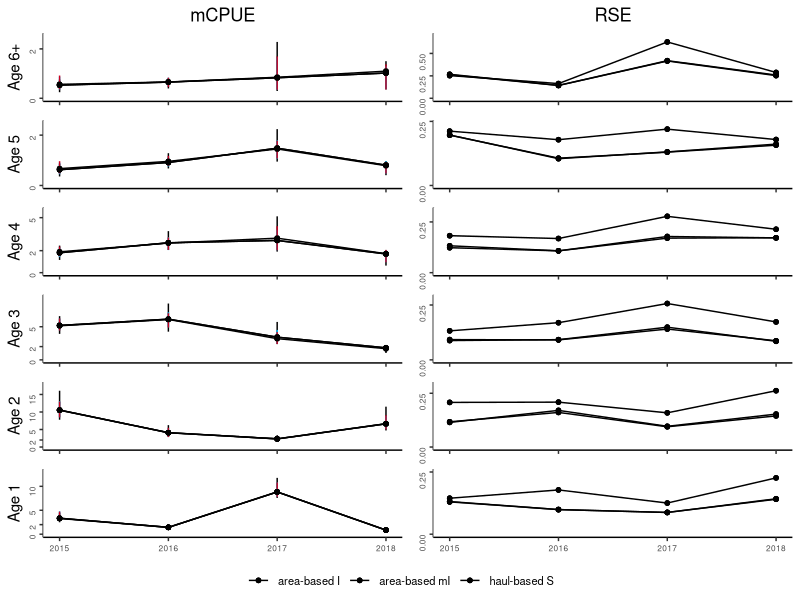
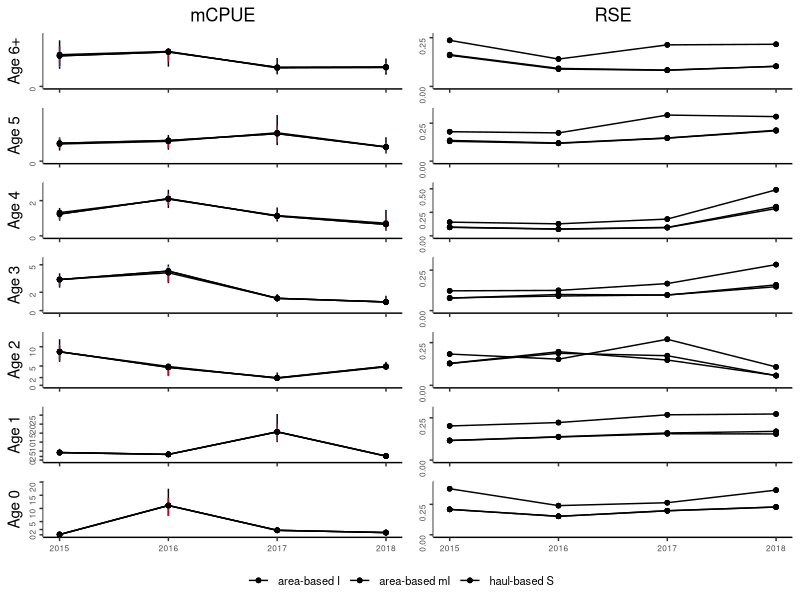
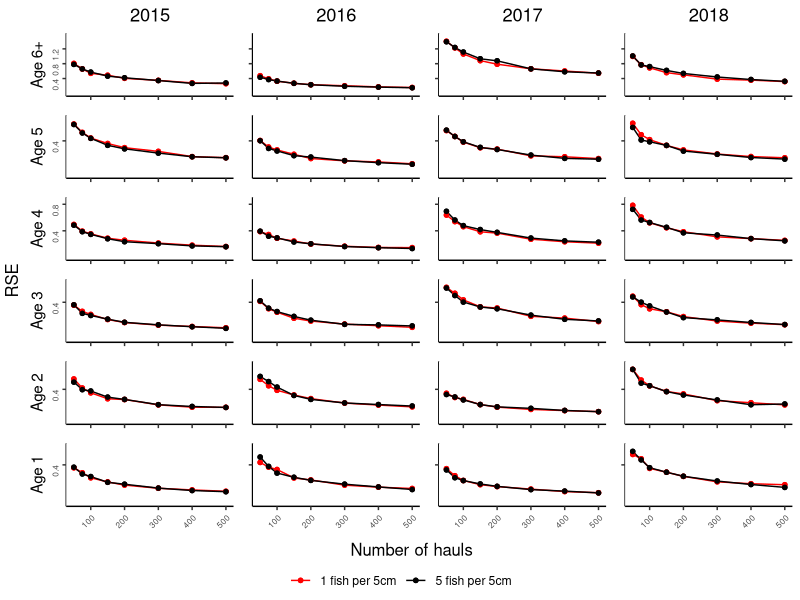
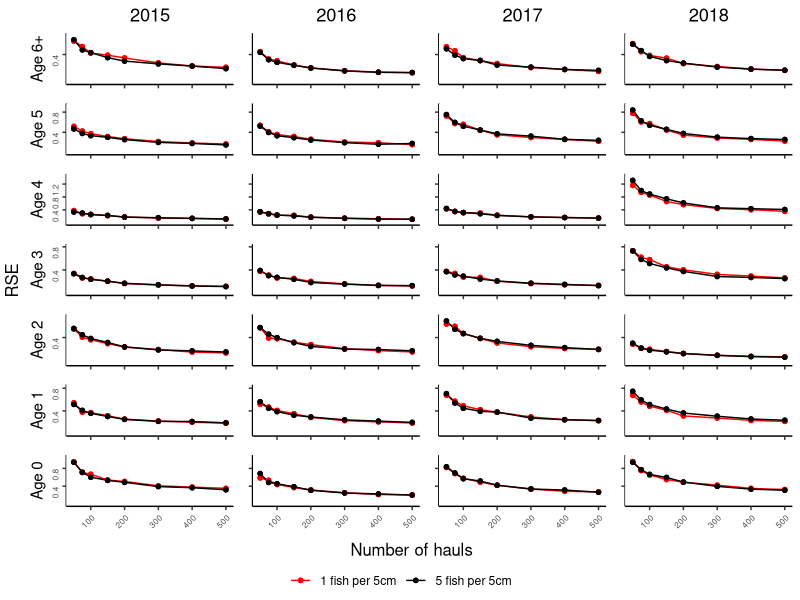
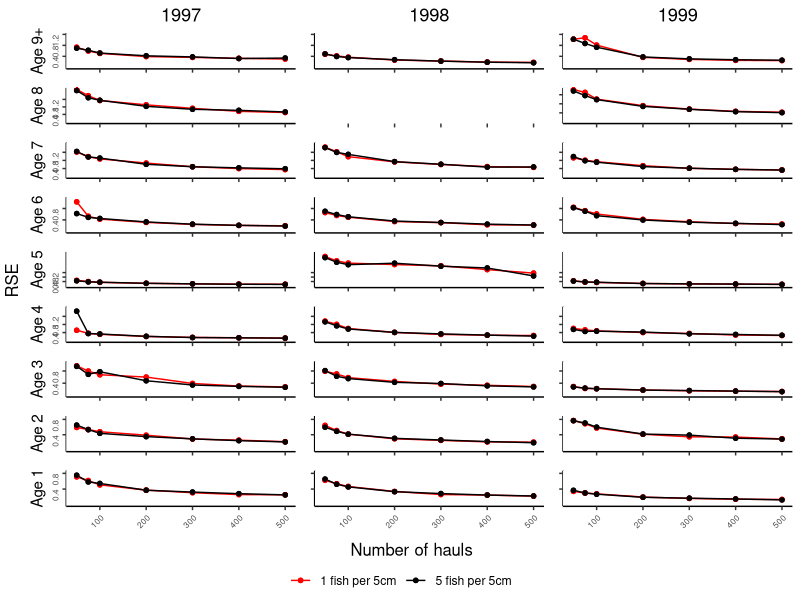
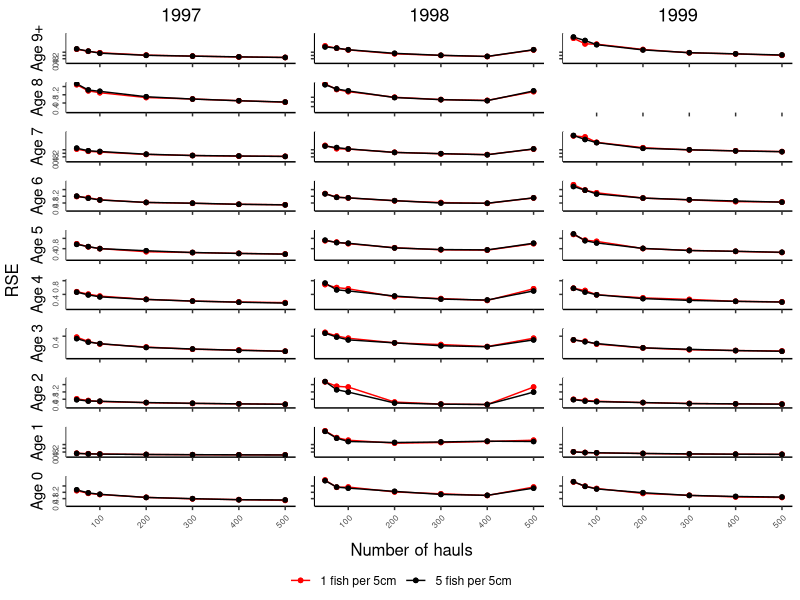

Generate these figures, in order, with R:
#
# Example of tabulated plot inspired by Gerritsen et al. 2006
#

library(ggplot2)
library(grid)
library(gridExtra)
library(egg)

#' @noRd
makeColorMap <- function(columns, color){
  colors <- as.list(rep(color, length(columns)))
  names(colors) <- columns
  return(colors)
}

#' @noRd
panelPlotOverlay <- function(plotData, columnGroups, xVariable, yVariable, yVariableUpper, yVariableLower, xlimrow, ylimcol, showX=F, showY=F, ylabel="", basetheme=NULL, titletext="", pointcol=NULL, linecol=NULL, errorcol=NULL, tickmarks=NULL){

  panelplot <- ggplot(plotData, aes_string(x=xVariable, y=yVariable)) + xlim(xlimrow) + ylab(ylabel) + ylim(ylimcol)

  cols <- unique(plotData[,columnGroups])
  for (col in cols){
    colData <- plotData[plotData[,columnGroups] == col,]
    if (!is.null(yVariableUpper) & !is.null(yVariableLower)){
      panelplot <- panelplot + geom_linerange(data=colData, aes_string(ymin=yVariableLower, ymax=yVariableUpper), color=errorcol[[col]])
    }
    #points and lines
    if (nrow(colData) == 0){
      panelplot <- panelplot + geom_blank()
    }
    else{
      panelplot <- panelplot + geom_line(data=colData, aes_string(color=columnGroups)) + scale_color_manual(values = unlist(linecol)) + geom_point(shape=20, size=2, aes_string(color=columnGroups)) + scale_color_manual(values = unlist(pointcol))
    }

    if (!is.null(title) & col == cols[1]){
      panelplot <- panelplot + ggtitle(titletext)
    }

  }

  panelplot <- panelplot + basetheme()
  panelplot <- panelplot + theme(panel.grid.minor = element_blank(), panel.grid.major = element_blank())
  if (!is.null(tickmarks)){
    panelplot <- panelplot + scale_y_continuous(breaks=tickmarks, limits = ylimcol)
  }
  if (!showX){
    panelplot <- panelplot + theme(axis.title.x = element_blank(), axis.text.x=element_blank())
  }
  else{
    panelplot <- panelplot + theme(axis.title.x = element_blank())
  }

  if (!showY){
    panelplot <- panelplot + theme(axis.title.y = element_blank(), axis.text.y=element_blank())
  }

  return(panelplot)
}


#' Table plot
#' @description
#'  makes a tabulated plot of estimates grouped by two covariates, one for columns, one for rows. axes of all plots are the same variables.
#' @details
#' @param data data.table() with data, must contain columns identified by parameters 'columnGroups', 'rowGroups', 'xVariable' and 'yVariable'
#' @param columnGroups character() identifies column in data that identifies the grouping used for columns in the plot
#' @param rowGRoups character() identifies column in data that identifies the grouping used for rows in the plot
#' @param xVariable character() identifies column in data containting variable to be used for x-axis
#' @param yVariable character() identifies column in data containing variable to be used for y-axis
#' @param overlayGroups character() identifies column in data specifying the groups to be overlayed
#' @param ylab character(), optional, label for y-axis, if not provided 'yVariable' will be used.
#' @param ymin numeric(), optional, lower bounds of y axis, if not NULL y axis will be adopted to data for each column
#' @param ymax numeric(), optional, upper bounds of y axis, if not provided y axis will be adopted to data for each column
#' @param xlim vector, optional, lower and upper bounds of x axis, if not provided y axis will be adapted to data for each row
#' @param pointcol character() or named list mapping the values in data[,columnGroups] to colors, color of points in plots
#' @param linecol character() or named list mapping the values in data[,columnGroups] to colors color of connecting lines in plots
#' @param errorcol character() or named list mapping the values in data[,columnGroups] to colors color of error bars
#' @param tickmarks numeric() specifies tickmarks for y-axis
#' @param basetheme ggplot2 - theme function to use for plotting. Default adjusts y-axis label alignments to account for variable width of tick-labels.
#' @param reverseX logical() whether to reverse X axes
#' @param hLineCol character() specify any column that should be used for horisontal reference lines
stackedPanelsOverlay <- function(data, columnGroups, rowGroups, xVariable, yVariable, overlayGroups, ylab=NULL, xlab=NULL, xlim=NULL, ymin=0, ymax=NULL, pointcol="black", linecol="#cb181d", errorcol="#cb181d", tickmarks=NULL, basetheme=function(x){ggplot2::theme_classic() + theme(plot.title = element_text(hjust = 0.5), axis.text.y = element_text(angle = 90, hjust = 1, size=6))}, reverseX=F, hLineCol=NULL){

  if(is.numeric(columnGroups) | is.numeric(rowGroups)){
    stop("ColumnGroups and rowGroups can not be numeric variables. Covert with as.character()")
  }

  if (!all(c(columnGroups, rowGroups, xVariable, yVariable) %in% names(data))){
    stop("Some arguments (columnGroups, rowGroups, xVariable, yVariable) not found in data.")
  }

  if (any(is.na(data[,c(columnGroups, rowGroups, xVariable)]))){
    stop("NAs in grouping variables or x variable")
  }

  if (is.null(ylab)){
    ylab <- yVariable
  }

  if (is.null(xlab)){
    xlab <- xVariable
  }

  rows <- sort(unique(unlist(data[,rowGroups])), decreasing = T)
  cols <- sort(unique(unlist(data[,columnGroups])))
  og <- sort(unique(unlist(data[,overlayGroups])))
  if (is.character(linecol)){
    linecol <- makeColorMap(og, linecol)
  }
  if (is.character(pointcol)){
    pointcol <- makeColorMap(og, pointcol)
  }
  if (is.character(errorcol)){
    errorcol <- makeColorMap(og, errorcol)
  }

  panels <- list()
  for (row in rows){

    #determine ylims if necessary
    minvar <- yVariable
    miny <- ymin
    if (is.null(miny)){
      miny <- min(data[data[,rowGroups] == row,minvar])
      miny <- miny - abs(miny) * .1
    }

    maxvar <- yVariable
    maxy <- ymax
    if (is.null(maxy)){
      maxy <- max(data[data[,rowGroups] == row,maxvar])
      maxy <- maxy + abs(maxy) * .1
    }
    ylimcol <- c(miny, maxy)

    for (col in cols){
      xlimrow <- xlim
      if (is.null(xlimrow)){
        xlimrow <- c(min(data[data[,columnGroups] == col,xVariable]), max(data[data[,columnGroups] == col,xVariable]))
      }

      title <- NULL
      if (row == rows[1]){
        title = col
      }

      plotdata <- data[data[,columnGroups] == col & data[,rowGroups] == row,]

      referenceline <- NULL
      if (!is.null(hLineCol)){
        stopifnot(length(unique(unlist(plotdata[,hLineCol])))==1)
        referenceline <- unlist(plotdata[,hLineCol])[1]
      }

      panel <- panelPlotOverlay(plotdata, overlayGroups, xVariable, yVariable, yVariableUpper=NULL, yVariableLower=NULL, xlimrow, ylimcol, showX=(row == rows[length(rows)]), showY=(col == cols[1]), ylabel=row, basetheme=basetheme, title=title, pointcol=pointcol, linecol=linecol, errorcol=errorcol, tickmarks=tickmarks)
      panel <- panel + theme(legend.position="none")
      panels[[paste(row, col, sep="/")]] <- panel

    }
  }

  g <- ggplotGrob(panels[[1]] + theme(legend.position="bottom", legend.title = element_blank()))$grobs
  legend <- g[[which(sapply(g, function(x) x$name) == "guide-box")]]
  lheight <- sum(legend$height)
  grid.arrange(
    ggarrange(
      plots=panels,
      nrow=length(rows),
      left=ylab,
      bottom=xlab,draw=F
    ),
    legend,
    ncol = 1,
    heights = unit.c(unit(1, "npc") - lheight, lheight))
}

#' Makes Two column plot-table
#' Same x-axis, and row-categories, but two different y-axis for the different groups.
#' values for each of the column groups are plotted on top of each other in the column to the right for yvariable1
#' values for each of the column groups are plotted on top of each other in the column to the left for yvariable2
overlayedColumnPlot <- function(data, columnGroups, rowGroups, xVariable, yVariable1, yVariable2, yVariable1Lower=NULL, yVariable1Upper=NULL, yVariable2Lower=NULL, yVariable2Upper=NULL, ylab1=NULL, ylab2=NULL, xlab=NULL, xlim=NULL, ymin1=0, ymin2=0, ymax1=NULL, ymax2=NULL, pointcol="black", linecol="#cb181d", errorcol="#cb181d", tickmarksY1=NULL, tickmarksY2=NULL, basetheme=function(x){ggplot2::theme_classic() + theme(plot.title = element_text(hjust = 0.5), axis.text.y = element_text(angle = 90, hjust = 1, size=6), axis.text.x=element_text(size=6), legend.text = element_text(size=8))}){
  if(is.numeric(columnGroups) | is.numeric(rowGroups)){
    stop("ColumnGroups and rowGroups can not be numeric variables. Covert with as.character()")
  }

  if (!all(c(columnGroups, rowGroups, xVariable, yVariable1, yVariable2) %in% names(data))){
    stop("Some arguments (columnGroups, rowGroups, xVariable, yVariable1, yvaraible2) not found in data.")
  }

  if (any(is.na(data[,c(columnGroups, rowGroups, xVariable)]))){
    stop("NAs in grouping variables or x variable")
  }

  if (is.null(yVariable1Upper) + is.null(yVariable1Lower) == 1){
    stop("Provide either both yVariableUpper and yVariableLower, or neither of them")
  }
  if (is.null(yVariable2Upper) + is.null(yVariable2Lower) == 1){
    stop("Provide either both yVariableUpper and yVariableLower, or neither of them")
  }

  if (is.null(ylab1)){
    ylab1 <- yVariable1
  }
  if (is.null(ylab2)){
    ylab2 <- yVariable2
  }

  if (is.null(xlab)){
    xlabel <- xVariable
  }
  else{
    xlabel <- xlab
  }

  rows <- sort(unique(unlist(data[,rowGroups])), decreasing = T)
  cols <- sort(unique(unlist(data[,columnGroups])))

  if (is.character(linecol)){
    linecol <- makeColorMap(cols, linecol)
  }
  if (is.character(pointcol)){
    pointcol <- makeColorMap(cols, pointcol)
  }
  if (is.character(errorcol)){
    errorcol <- makeColorMap(cols, errorcol)
  }

  panels <- list()
  for (row in rows){

    #determine ylims for yVariable1 if necessary
    minvar1 <- yVariable1
    if (!is.null(yVariable1Lower)){
      minvar1 <- yVariable1Lower
    }
    miny1 <- ymin1
    if (is.null(miny1)){
      miny1 <- min(data[data[,rowGroups] == row,minvar1])
      miny1 <- miny1 - abs(miny1) * .1
    }

    maxvar1 <- yVariable1
    if (!is.null(yVariable1Upper)){
      maxvar1 <- yVariable1Upper
    }
    maxy1 <- ymax1
    if (is.null(maxy1)){
      maxy1 <- max(data[data[,rowGroups] == row,maxvar1])
      maxy1 <- maxy1 + abs(maxy1) * .1
    }
    ylim1col <- c(miny1, maxy1)


    #determine ylims for yVariable2 if necessary
    minvar2 <- yVariable2
    if (!is.null(yVariable2Lower)){
      minvar2 <- yVariable2Lower
    }
    miny2 <- ymin2
    if (is.null(miny2)){
      miny2 <- min(data[data[,rowGroups] == row,minvar2])
      miny2 <- miny2 - abs(miny2) * .1
    }

    maxvar2 <- yVariable2
    if (!is.null(yVariable2Upper)){
      maxvar2 <- yVariable2Upper
    }
    maxy2 <- ymax2
    if (is.null(maxy2)){
      maxy2 <- max(data[data[,rowGroups] == row,maxvar2])
      maxy2 <- maxy2 + abs(maxy2) * .1
    }
    ylim2col <- c(miny2, maxy2)

    #get x-axis and title params
    xlimrow <- xlim
    if (is.null(xlimrow)){
      xlimrow <- c(min(data[,xVariable]), max(data[,xVariable]))
    }

    title1 <- NULL
    if (row == rows[1]){
      title1 = yVariable1
    }
    title2 <- NULL
    if (row == rows[1]){
      title2 = yVariable2
    }

    plotdata <- data[data[,rowGroups] == row,]
    #plot yvar1
    panel <- panelPlotOverlay(plotdata, columnGroups, xVariable, yVariable1, yVariable1Upper, yVariable1Lower, xlimrow, ylim1col, showX=(row == rows[length(rows)]), showY=T, ylabel=row, basetheme=basetheme, title=title1, pointcol=pointcol, linecol=linecol, errorcol=errorcol, tickmarks=tickmarksY1)
    panel <- panel + theme(legend.position="none")
    panels[[paste(row, "yvar1", sep="/")]] <- panel

    #plot yvar2
    panel <- panelPlotOverlay(plotdata, columnGroups, xVariable, yVariable2, yVariable2Upper, yVariable2Lower, xlimrow, ylim2col, showX=(row == rows[length(rows)]), showY=T, ylabel=NULL, basetheme=basetheme, title=title2, pointcol=pointcol, linecol=linecol, errorcol=errorcol, tickmarks=tickmarksY2)
    panel <- panel + theme(legend.position="none")
    panels[[paste(row, "yvar2", sep="/")]] <- panel

  }


  g <- ggplotGrob(panels[[1]] + theme(legend.position="bottom", legend.title = element_blank()))$grobs
  legend <- g[[which(sapply(g, function(x) x$name) == "guide-box")]]
  lheight <- sum(legend$height)
  grid.arrange(
    ggarrange(
      plots=panels,
      nrow=length(rows),
      left=ylab,
      bottom=xlab,draw=F
    ),
    legend,
    ncol = 1,
    heights = unit.c(unit(1, "npc") - lheight, lheight))

}

warning("Change file reference to package location")
warning("Check which CI to use")
warning("Check axis labels")


#
# compare the estimated mCPUE from the two ALKs for each age group (showing confidence intervals)
#

alkresult <- read.csv("data/ALKs_results.csv", sep=";", stringsAsFactors = F, dec = ",", na.strings = c("#N/A"))

areab <- alkresult$ALK %in% "area based"
haulb <- alkresult$ALK %in% "haul based"
alkresult[areab,5] <- "area-based"
alkresult[haulb,5] <- "haul-based"


alkresult$bs <- NULL
alkresult[alkresult$Bootstrap=="Stratified", "bs"] <- "S"
alkresult[alkresult$Bootstrap=="ICES-IBTS", "bs"] <- "I"
alkresult[alkresult$Bootstrap=="Modified-ICES", "bs"] <- "mI"
alkresult[alkresult$ALK == "area based", "ALK"] <- "area-based"
alkresult[alkresult$ALK == "haul based", "ALK"] <- "haul-based"
alkresult$ALKm <- paste(alkresult$ALK, alkresult$bs, sep=" ")
alkresult$age <- paste("Age", alkresult$age)
alkresult$RSE <- alkresult$sd / alkresult$mCPUE


estimator_colors <- list()

estimator_colors[["area-based I"]] <- "#000000"   # "#92c5de"
estimator_colors[["area-based mI"]] <-"#00BFFF"  #"#0000CD"  #"#0571b0"
estimator_colors[["haul-based S"]] <- "#ca0020"

####
# Plot 1
# Using Q1 and all years
#
#

#path= "G:/DOCUMENTS/IBTSgithub3/New-IBTS-Project/TestPackage/ices/figures/"
alkq1 <- alkresult[alkresult$Quarter=="Q1",]
alkq1 <- alkq1[alkq1$age != "Age 0",]

pdf(file = "ices/figures/ALK_Bootstrap_Plots_Edvin/mCpueRseQ1a.pdf", width=3.35, onefile = F) #85mm in inches (3.35) or 170mm (6.69 inches)
overlayedColumnPlot(data = alkq1, columnGroups = "ALKm", rowGroups = "age", xVariable = "Year", yVariable1 = "mCPUE", yVariable2 = "RSE", yVariable1Lower = "Q025", yVariable1Upper = "Q975", tickmarksY1 = c(0,2,5,10,15,20,25), tickmarksY2=c(0,.25,.5,.75,1,1.25,1.5), pointcol = "black", linecol = estimator_colors, errorcol = estimator_colors)
dev.off()

####
# Plot 2 - for supplementary
# As plot 1, but for Q3, retaining age group 0
# Using Q3 and all years
alkq3 <- alkresult[alkresult$Quarter=="Q3",]
pdf(file = "ices/figures/ALK_Bootstrap_Plots_Edvin/suppMatMcpueRseQ3.pdf", width=3.35, onefile = F) #85mm in inches
overlayedColumnPlot(data = alkq3, columnGroups = "ALKm", rowGroups = "age", xVariable = "Year", yVariable1 = "mCPUE", yVariable2 = "RSE", yVariable1Lower = "Q025", yVariable1Upper = "Q975", tickmarksY1 = c(0,2,5,10,15,20,25), tickmarksY2=c(0,.25,.5,.75,1,1.25,1.5), pointcol = "black", linecol = estimator_colors, errorcol = estimator_colors)
dev.off()


####
# Plot 7
# overlay 1 and 5 for otholith per 5 cm

resamplingCol <- list()
resamplingCol[["1 fish per 5cm"]] <- "red"
resamplingCol[["5 fish per 5cm"]] <- "black"

resamplingOtolithsAndHauls <- read.csv("OtolithsAndHauls_Results_2015_2018/OtolAndHaul_1_5_per_5cm_areaBased2015_2018.csv", sep=";", stringsAsFactors = F, na.strings=c("NA"))
oneFish <- resamplingOtolithsAndHauls$Otolith_per5cm %in% 1
fiveFish <- resamplingOtolithsAndHauls$Otolith_per5cm %in% 5
resamplingOtolithsAndHauls[oneFish,5] <- "1 fish per 5cm"
resamplingOtolithsAndHauls[fiveFish,5] <- "5 fish per 5cm"

resamplingOtolithsAndHauls$cv <- resamplingOtolithsAndHauls$sd / resamplingOtolithsAndHauls$bootstrapMean
resamplingOtolithsAndHauls$age <- paste("Age", resamplingOtolithsAndHauls$age)
resamplingOtolithsAndHauls$Year <- as.character(resamplingOtolithsAndHauls$Year)
resamplingOtolithsAndHauls$Otolith_per5cm <- as.character(resamplingOtolithsAndHauls$Otolith_per5cm)
resamplingOtolithsAndHaulsQ1 <- resamplingOtolithsAndHauls[resamplingOtolithsAndHauls$Quarter=="Q1",]
resamplingOtolithsAndHaulsQ1 <- resamplingOtolithsAndHaulsQ1[resamplingOtolithsAndHaulsQ1$age != "Age 0",]

pdf(file = "ices/figures/ALK_Bootstrap_Plots_Edvin/resamplingAgeAndHaulsQ1.pdf", width=3.35, onefile = F) #85mm in inches
stackedPanelsOverlay(data = resamplingOtolithsAndHaulsQ1, columnGroups = "Year", rowGroups = "age", xVariable = "N", yVariable = "cv", overlayGroups="Otolith_per5cm", xlab="Number of hauls", ylab="RSE", ymin=0, pointcol = resamplingCol, linecol = resamplingCol, errorcol = resamplingCol, tickmarks = c(.4,.8,1.2), basetheme=function(x){ggplot2::theme_classic() + theme(plot.title = element_text(hjust = 0.5), axis.text.y = element_text(angle = 90, hjust = 1, size=6), axis.text.x = element_text(angle = 45, hjust = 1, size=6))})
dev.off()

####
# Plot 8 - supplementary
# Like plot 7, but for Q3 and including aGE GROUP 0
resamplingOtolithsAndHaulsQ3 <- resamplingOtolithsAndHauls[resamplingOtolithsAndHauls$Quarter=="Q3",]
pdf(file = "ices/figures/ALK_Bootstrap_Plots_Edvin/suppMatResamplingAgeAndHaulsQ3.pdf", width=3.35, onefile = F) #85mm in inches
stackedPanelsOverlay(data = resamplingOtolithsAndHaulsQ3, columnGroups = "Year", rowGroups = "age", xVariable = "N", yVariable = "cv", overlayGroups="Otolith_per5cm", xlab="Number of hauls", ylab="RSE", ymin=0, pointcol = resamplingCol, linecol = resamplingCol, errorcol = resamplingCol, tickmarks = c(.4,.8,1.2), basetheme=function(x){ggplot2::theme_classic() + theme(plot.title = element_text(hjust = 0.5), axis.text.y = element_text(angle = 90, hjust = 1, size=6), axis.text.x = element_text(angle = 45, hjust = 1, size=6))})
dev.off()

####
# Plot 9  - supplementary
# Like plot 7, but for 1997 - 1999
resamplingOtolithsAndHauls <- read.csv("OtolithsAndHauls_Results_1997_1999/OtolAndHaul_1_5_per_5cm_areaBased1997_1999.csv", sep=";", stringsAsFactors = F, na.strings=c("NA"))
oneFish <- resamplingOtolithsAndHauls$Otolith_per5cm %in% 1
fiveFish <- resamplingOtolithsAndHauls$Otolith_per5cm %in% 5
resamplingOtolithsAndHauls[oneFish,6] <- "1 fish per 5cm"
resamplingOtolithsAndHauls[fiveFish,6] <- "5 fish per 5cm"

resamplingOtolithsAndHauls$cv <- resamplingOtolithsAndHauls$sd / resamplingOtolithsAndHauls$bootstrapMean
resamplingOtolithsAndHauls$age <- paste("Age", resamplingOtolithsAndHauls$age)
resamplingOtolithsAndHauls$Year <- as.character(resamplingOtolithsAndHauls$Year)
resamplingOtolithsAndHauls$Otolith_per5cm <- as.character(resamplingOtolithsAndHauls$Otolith_per5cm)
resamplingOtolithsAndHaulsQ1 <- resamplingOtolithsAndHauls[resamplingOtolithsAndHauls$Quarter=="Q1",]
resamplingOtolithsAndHaulsQ1 <- resamplingOtolithsAndHaulsQ1[resamplingOtolithsAndHaulsQ1$age != "Age 0",]

pdf(file = "ices/figures/ALK_Bootstrap_Plots_Edvin/suppMatResamplingAgeAndHaulsQ197-99.pdf", width=3.35, onefile = F) #85mm in inches
stackedPanelsOverlay(data = resamplingOtolithsAndHaulsQ1, columnGroups = "Year", rowGroups = "age", xVariable = "N", yVariable = "cv", overlayGroups="Otolith_per5cm", xlab="Number of hauls", ylab="RSE", ymin=0, pointcol = resamplingCol, linecol = resamplingCol, errorcol = resamplingCol, tickmarks = c(.4,.8,1.2), basetheme=function(x){ggplot2::theme_classic() + theme(plot.title = element_text(hjust = 0.5), axis.text.y = element_text(angle = 90, hjust = 1, size=6), axis.text.x = element_text(angle = 45, hjust = 1, size=6))})
dev.off()


####
# Plot 10  - supplementary
# Like plot 9, but for Q3 and including age group 0

resamplingOtolithsAndHaulsQ3 <- resamplingOtolithsAndHauls[resamplingOtolithsAndHauls$Quarter=="Q3",]
pdf(file = "ices/figures/ALK_Bootstrap_Plots_Edvin/suppMatResamplingAgeAndHaulsQ397-99.pdf", width=3.35, onefile = F) #85mm in inches
stackedPanelsOverlay(data = resamplingOtolithsAndHaulsQ3, columnGroups = "Year", rowGroups = "age", xVariable = "N", yVariable = "cv", overlayGroups="Otolith_per5cm", xlab="Number of hauls", ylab="RSE", ymin=0, pointcol = resamplingCol, linecol = resamplingCol, errorcol = resamplingCol, tickmarks = c(.4,.8,1.2), basetheme=function(x){ggplot2::theme_classic() + theme(plot.title = element_text(hjust = 0.5), axis.text.y = element_text(angle = 90, hjust = 1, size=6), axis.text.x = element_text(angle = 45, hjust = 1, size=6))})
dev.off()
